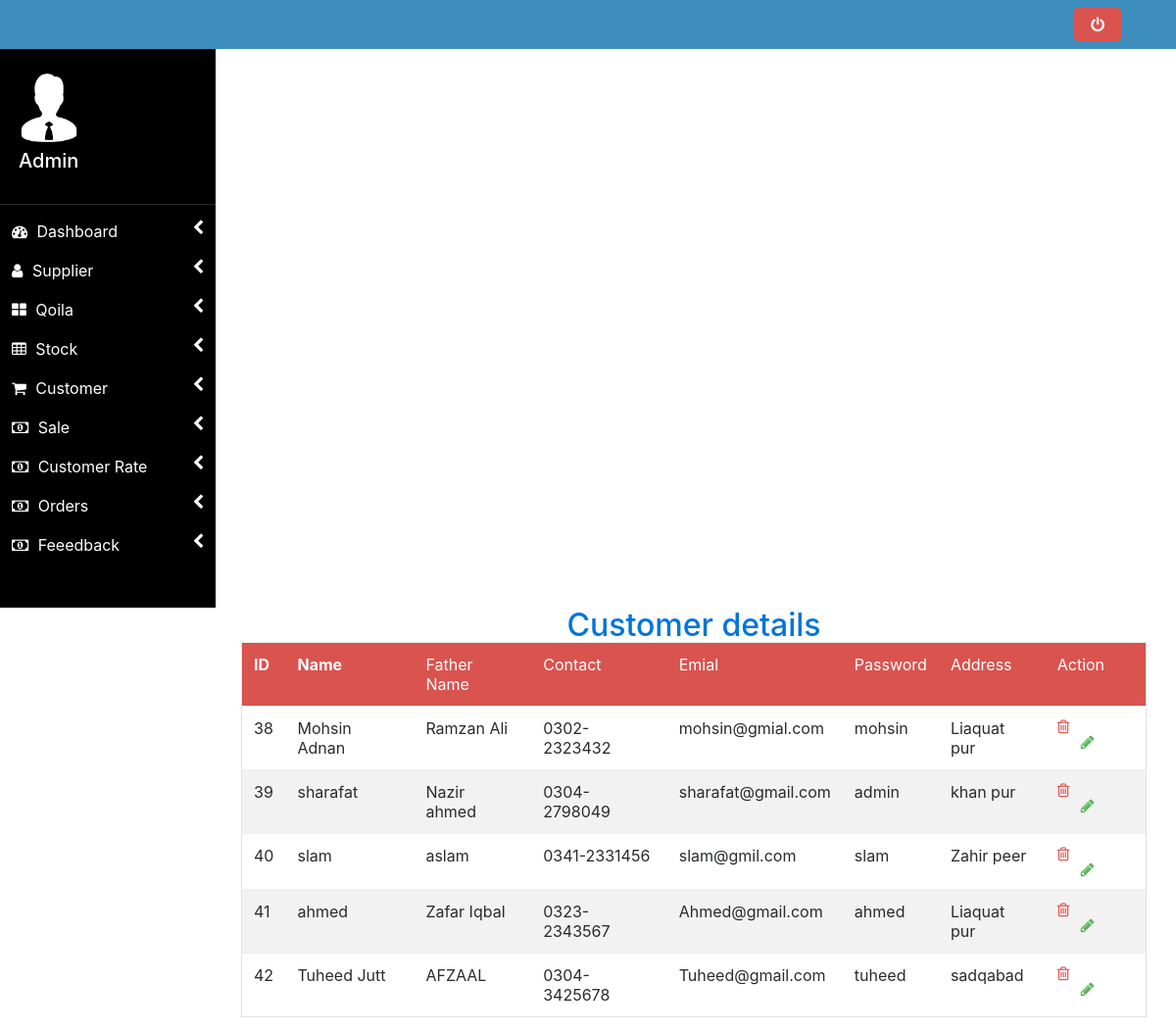
Page /admin/customer_details.php (signed in) on the committed database.
### tables this page shows
CREATE TABLE `customer` (
  `id` int(11) NOT NULL,
  `name` varchar(50) NOT NULL,
  `fname` varchar(34) NOT NULL,
  `contact` varchar(34) NOT NULL,
  `email` varchar(45) NOT NULL,
  `password` varchar(12) NOT NULL,
  `address` varchar(40) NOT NULL
);

### admin/customer_details.php (the view, shortened to what this page needs)
<?php
include 'header.php';
 include 'config.php';
?>
    <div class="mx-auto col-md-12 col-sm-12" >
    <h2 class="text-center text-primary">Customer details </h2f>
    <table class="table border table-striped">
    <tr class="bg-danger text-white">
        <th>ID</th>
        <th>Name</th>
        <td>Father Name</td>
        <td>Contact</td>
         <td>Emial</td>
          <td>Password</td>
        <td>Address</td>
        <td>Action</td>
        </tr>
        <?php
      $qry="SELECT * FROM customer";
        $res=mysqli_query($con,$qry);
        $ab=mysqli_num_rows($res);
        if($ab>0){
            while($row=mysqli_fetch_assoc($res)){
        ?>
        <tr>
            <td><?php echo $row['id']; ?></td>
             <td><?php echo $row['name']; ?></td>
             <td><?php echo $row['fname']; ?></td>
             <td><?php echo $row['contact']; ?></td>
              <td><?php echo $row['email']; ?></td>
               <td><?php echo $row['password']; ?></td>
              <td><?php echo $row['address']; ?></td>
             <td><a href="customer_details.php?delete=<?php echo $row['id'];  ?>"><span class="text-danger fa fa-trash-o"></span></a>
            <a href="add_customer.php?edit=<?php echo $row['id'];  ?>"><span class="text-success px-4 fa fa-pencil"></span></a></td>
        </tr>
        <?php
            }
        }else
            echo '';
        ?>
    </table>
    </div>
<?php
include 'footer.php';
?>

### admin/style.css (style rules this page uses)
* { box-sizing: border-box; }

### rows in the picture
customer: id "38", name "Mohsin Adnan", fname "Ramzan Ali", contact "0302-2323432", email "mohsin@gmial.com", password "mohsin", address "Liaquat pur"
customer: id "39", name "sharafat", fname "Nazir ahmed", contact "0304-2798049", email "sharafat@gmail.com", password "admin", address "khan pur"
customer: id "40", name "slam", fname "aslam", contact "0341-2331456", email "slam@gmil.com", password "slam", address "Zahir peer"
customer: id "41", name "ahmed", fname "Zafar Iqbal", contact "0323-2343567", email "Ahmed@gmail.com", password "ahmed", address "Liaquat pur"
customer: id "42", name "Tuheed Jutt", fname "AFZAAL", contact "0304-3425678", email "Tuheed@gmail.com", password "tuheed", address "sadqabad"
